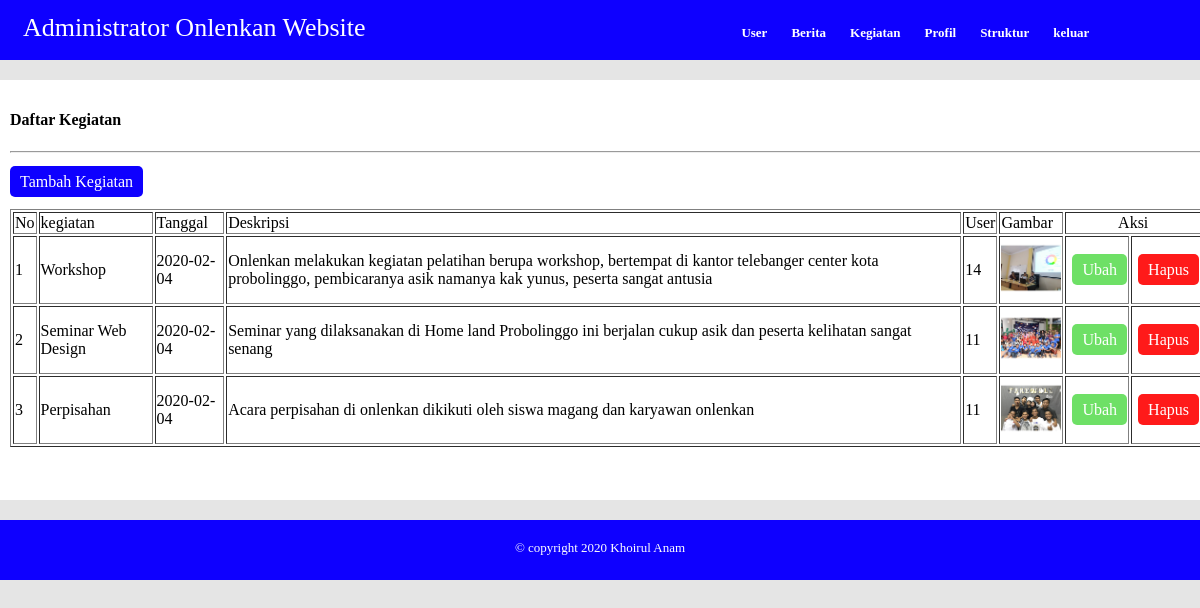
The page /admin/?page=kegiatan (signed in) on the database its author committed.
### tables this page shows
CREATE TABLE `kegiatan` (
  `idkegiatan` int(4) NOT NULL,
  `tglkegiatan` date NOT NULL,
  `kegiatan` varchar(50) NOT NULL,
  `deskripsi` text NOT NULL,
  `iduser` int(11) NOT NULL,
  `gambar` varchar(20) NOT NULL
);

### admin/hal/kegiatan.php (the view, shortened to what this page needs)
<h4>Daftar Kegiatan</h4>
<hr class="linemepet">
<a href=".?page=tkegiatan" class="tambah">Tambah Kegiatan</a>
<br>
<br>
<table width="100%" border="1">
	<thead>
		<tr>
			<td>No</td>
			<td>kegiatan</td>
			<td>Tanggal</td>
			<td>Deskripsi</td>
			<td>User</td>
			<td>Gambar</td>
			<td colspan="2" align="center">Aksi</td>
		</tr>
	</thead>
	<tbody>
		<?php
		$no = 1;
		$sql = mysqli_query($konek, "select * from kegiatan") or die("Error");
		while ($r = mysqli_fetch_assoc($sql)) {
		?>
			<tr>
				<td><?= $no++ ?></td>
				<td><?= $r['kegiatan'] ?></td>
				<td><?= $r['tglkegiatan'] ?></td>
				<td><?= $r['deskripsi'] ?></td>
				<td><?= $r['iduser'] ?></td>
				<td>
					<img src="../kegiatan/<?= $r['gambar'] ?>" width="60" height="60">
				</td>
				<td>
					<a class="ubah" href=".?page=ukegiatan&id=<?= $r['idkegiatan'] ?>">Ubah</a>
				</td>
				<td>
					<a class="hapus" href=".?page=hkegiatan&id=<?= $r['idkegiatan'] ?>" onclick="return confirm('Apakah anda yakin akan menghapus data ini?')">Hapus</a>
				</td>
			</tr>
		<?php
		}
		?>
	</tbody>
</table>

### css/style.css (style rules this page uses)
* { font-family: poppins; }
body { background: #e5e5e5; margin: 0 ; }
a { text-decoration: none; }
.tambah { border-radius: 5px; color: #fff; padding: 7px 10px; background: #0e00ff; }
.linemepet { margin-bottom: 20px; }
.ubah { margin: 5px 0 5px 5px; background-color: #6EE066; color: #fff; padding: 7px 10px; border-radius: 5px; }
.hapus { margin: 5px 0 5px 5px; background-color: #ff1a1a; color: #fff; padding: 7px 10px; border-radius: 5px; }

### rows shown on the page
kegiatan: kegiatan "Workshop", tglkegiatan "2020-02-04", deskripsi "Onlenkan melakukan kegiatan pelatihan berupa workshop, bertempat di kantor telebanger center kota probolinggo, pembicaranya asik namanya kak yunus, peserta sangat antusia", iduser "14", gambar (picture)
kegiatan: kegiatan "Seminar Web Design", tglkegiatan "2020-02-04", deskripsi "Seminar yang dilaksanakan di Home land Probolinggo ini berjalan cukup asik dan peserta kelihatan sangat senang", iduser "11", gambar (picture)
kegiatan: kegiatan "Perpisahan", tglkegiatan "2020-02-04", deskripsi "Acara perpisahan di onlenkan dikikuti oleh siswa magang dan karyawan onlenkan", iduser "11", gambar (picture)
